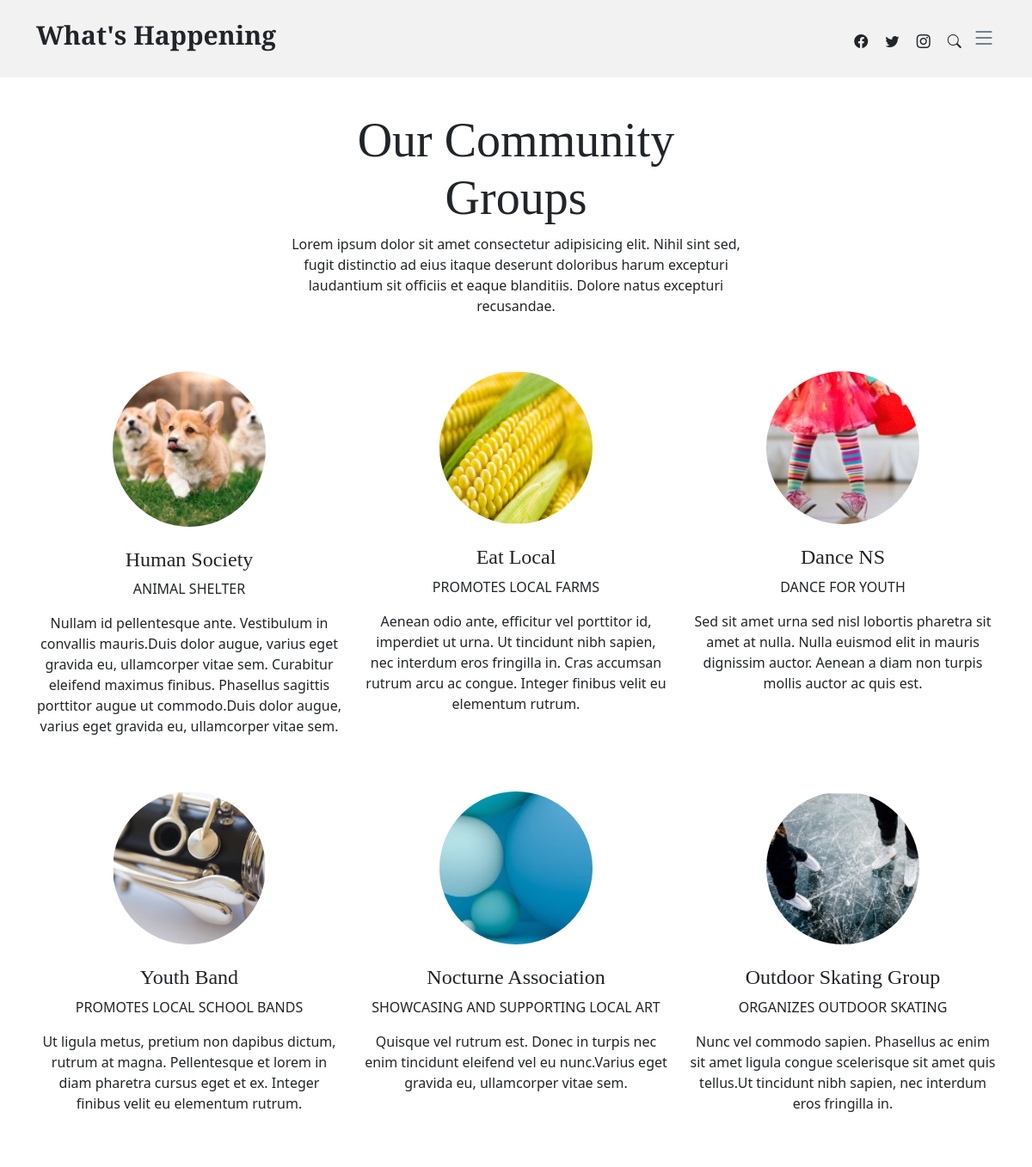
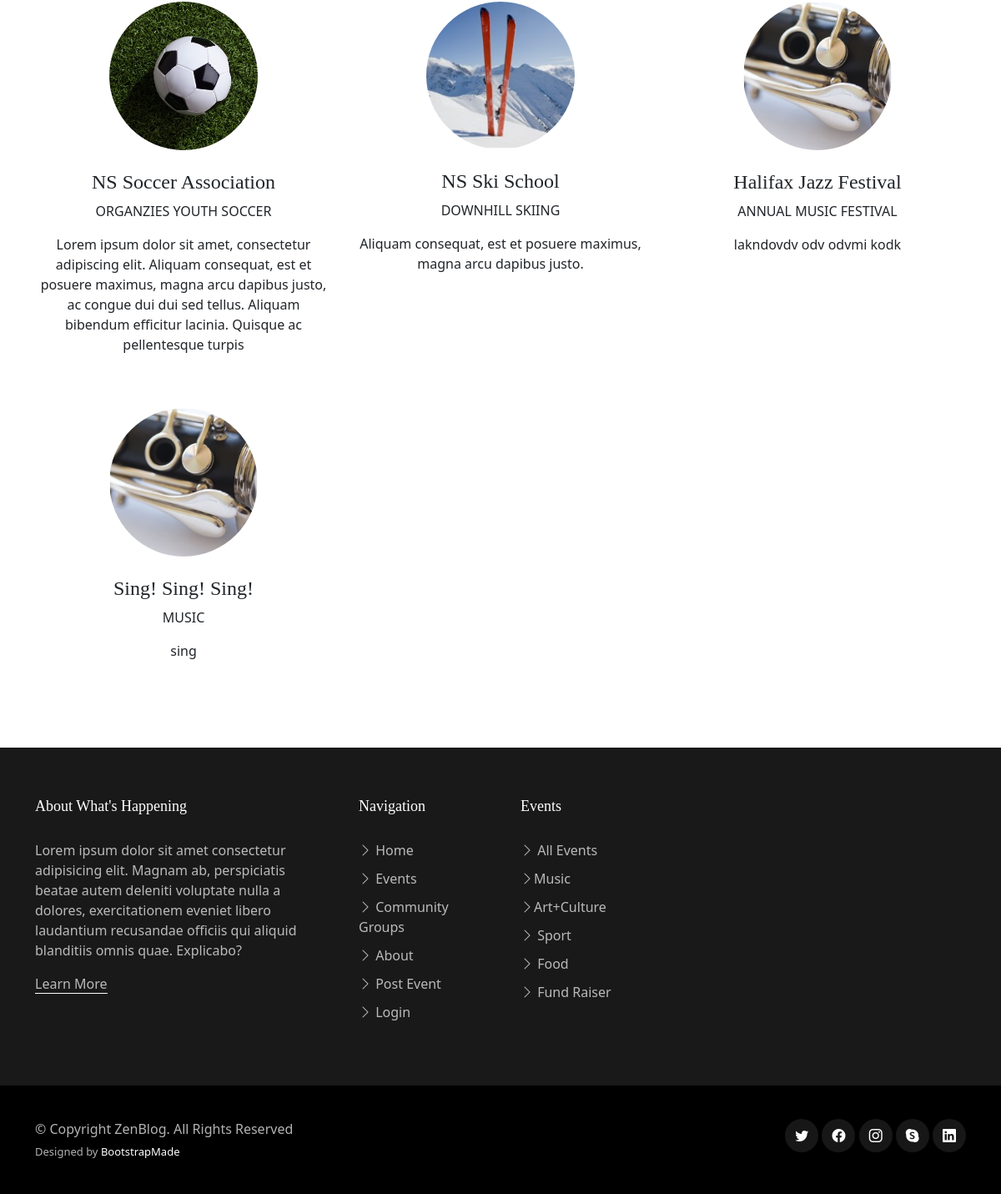
The page /Bootstrap/groups.php on the database its author committed (2 pictures, top to bottom).
### tables this page shows
CREATE TABLE `groups` (
  `GroupID` int(11) NOT NULL,
  `GroupName` varchar(100) NOT NULL,
  `GroupImage` varchar(50) NOT NULL,
  `GroupType` varchar(100) NOT NULL,
  `GroupDesc` text NOT NULL,
  `contactName` varchar(255) NOT NULL,
  `ContactEmail` varchar(255) NOT NULL
);

### Bootstrap/groups.php (the view, shortened to what this page needs)
<!DOCTYPE html>
<html lang="en">
<head>
  <link href="assets/vendor/bootstrap/css/bootstrap.min.css" rel="stylesheet">
  <link href="assets/vendor/bootstrap-icons/bootstrap-icons.css" rel="stylesheet">
  <link href="assets/vendor/swiper/swiper-bundle.min.css" rel="stylesheet">
  <link href="assets/vendor/glightbox/css/glightbox.min.css" rel="stylesheet">
  <link href="assets/vendor/aos/aos.css" rel="stylesheet">
  <link href="assets/css/variables.css" rel="stylesheet">
  <link href="assets/css/main.css" rel="stylesheet">
</head>
<body>
  <header id="header" class="header d-flex align-items-center fixed-top">
    <div class="container-fluid container-xl d-flex align-items-center justify-content-between">
      <a href="index.html" class="logo d-flex align-items-center">
        <h1>What's Happening</h1>
      </a>
      <div class="position-relative">
        <a href="#" class="mx-2"><span class="bi-facebook"></span></a>
        <a href="#" class="mx-2"><span class="bi-twitter"></span></a>
        <a href="#" class="mx-2"><span class="bi-instagram"></span></a>
        <a href="#" class="mx-2 js-search-open"><span class="bi-search"></span></a>
        <i class="bi bi-list mobile-nav-toggle"></i>
      </div>
    </div>
  </header>
  <main id="main">
    <section>
        <div class="container" data-aos="fade-up">
            <div class="row">
            <div class="col-12 text-center mb-5">
                <div class="row justify-content-center">
                <div class="col-lg-6">
                    <h2 class="display-4">Our Community Groups</h2>
                    <p>Lorem ipsum dolor sit amet consectetur adipisicing elit. Nihil sint sed, fugit distinctio ad eius itaque deserunt doloribus harum excepturi laudantium sit officiis et eaque blanditiis. Dolore natus excepturi recusandae.</p>
                </div>
                </div>
            </div>
            <?php
                  include 'serverlogin.php';
                  $conn = new mysqli($db_hostname, $db_username, $db_password, $db_database);
                  $query = "SELECT * FROM groups";
                  $result = mysqli_query($conn, $query);
                  while ($row = $result->fetch_assoc()) {
                    $groupName = $row["GroupName"];
                    $groupImage = $row["GroupImage"];
                    $groupType = $row["GroupType"];
                    $groupDesc = $row["GroupDesc"];
                     echo '<div class="col-lg-4 text-center mb-5">';
                     echo '<img src="' . $groupImage . '" alt="" class="img-fluid rounded-circle w-50 mb-4">';
                     echo '<h4>' . $groupName . '</h4>';
                     echo '<span class="d-block mb-3 text-uppercase">' . $groupType . '</span>';
                     echo '<p>' . $groupDesc . '</p>';
                     echo '</div>';
                    }
                ?>
            </div>
        </div>
      </section>
  </main>
<footer id="footer" class="footer">
<div class="footer-content">
  <div class="container">
    <div class="row g-5">
    <div class="col-lg-4">
            <h3 class="footer-heading">About What's Happening</h3>
            <p>Lorem ipsum dolor sit amet consectetur adipisicing elit. Magnam ab, perspiciatis beatae autem deleniti voluptate nulla a dolores, exercitationem eveniet libero laudantium recusandae officiis qui aliquid blanditiis omnis quae. Explicabo?</p>
            <p><a href="about.php" class="footer-link-more">Learn More</a></p>
          </div>
          <div class="col-6 col-lg-2">
            <h3 class="footer-heading">Navigation</h3>
            <ul class="footer-links list-unstyled">
              <li><a href="index.php"><i class="bi bi-chevron-right"></i> Home</a></li>
              <li><a href="events.php"><i class="bi bi-chevron-right"></i> Events</a></li>
              <li><a href="groups.php"><i class="bi bi-chevron-right"></i> Community Groups</a></li>
              <li><a href="about.php"><i class="bi bi-chevron-right"></i> About </a></li>
              <li><a href="post.php"><i class="bi bi-chevron-right"></i> Post Event </a></li>
              <li><a href="login.php"><i class="bi bi-chevron-right"></i> Login</a></li>
            </ul>
          </div>
      <div class="col-6 col-lg-2">
        <h3 class="footer-heading">Events</h3>
        <ul class="footer-links list-unstyled">
          <li><a href="events.php"><i class="bi bi-chevron-right"></i> All Events</a></li>
          <?php
                  echo  '<li><a href="single-post.php?eventName=events&eventtype=Music"><i class="bi bi-chevron-right"></i>Music</a></li>';
                  echo  '<li><a href="single-post.php?eventName=events&eventtype=Art%2bCulture"><i class="bi bi-chevron-right"></i>Art+Culture</a></li>';
                  echo  '<li><a href="single-post.php?eventName=events&eventtype=Sport"><i class="bi bi-chevron-right"></i> Sport</a></li>';
                  echo  '<li><a href="single-post.php?eventName=events&eventtype=Food"><i class="bi bi-chevron-right"></i> Food</a></li>';
                  echo  '<li><a href="single-post.php?eventName=events&eventtype=Fund Raiser"><i class="bi bi-chevron-right"></i> Fund Raiser</a></li>';
          ?>
        </ul>
      </div>
    </div>
  </div>
</div>
<div class="footer-legal">
  <div class="container">
    <div class="row justify-content-between">
      <div class="col-md-6 text-center text-md-start mb-3 mb-md-0">
        <div class="copyright">
          © Copyright <strong><span>ZenBlog</span></strong>. All Rights Reserved
        </div>
        <div class="credits">
          Designed by <a href="https://bootstrapmade.com/">BootstrapMade</a>
        </div>
      </div>
      <div class="col-md-6">
        <div class="social-links mb-3 mb-lg-0 text-center text-md-end">
          <a href="#" class="twitter"><i class="bi bi-twitter"></i></a>
          <a href="#" class="facebook"><i class="bi bi-facebook"></i></a>
          <a href="#" class="instagram"><i class="bi bi-instagram"></i></a>
          <a href="#" class="google-plus"><i class="bi bi-skype"></i></a>
          <a href="#" class="linkedin"><i class="bi bi-linkedin"></i></a>
        </div>
      </div>
    </div>
  </div>
</div>
</footer>
</body>
</html>

### rows shown on the page
groups: GroupImage (picture), GroupName "Human Society", GroupType "ANIMAL SHELTER", GroupDesc "Nullam id pellentesque ante. Vestibulum in convallis mauris.Duis dolor augue, varius eget gravida eu, ullamcorper vitae sem. Curabitur eleifend maximus finibus. Phasellus sagittis porttitor augue ut commodo.Duis dolor augue, varius eget gravida eu, ullamcorper vitae sem."
groups: GroupImage (picture), GroupName "Eat Local", GroupType "PROMOTES LOCAL FARMS", GroupDesc "Aenean odio ante, efficitur vel porttitor id, imperdiet ut urna. Ut tincidunt nibh sapien, nec interdum eros fringilla in. Cras accumsan rutrum arcu ac congue. Integer finibus velit eu elementum rutrum."
groups: GroupImage (picture), GroupName "Dance NS", GroupType "DANCE FOR YOUTH", GroupDesc "Sed sit amet urna sed nisl lobortis pharetra sit amet at nulla. Nulla euismod elit in mauris dignissim auctor. Aenean a diam non turpis mollis auctor ac quis est."
groups: GroupImage (picture), GroupName "Youth Band", GroupType "PROMOTES LOCAL SCHOOL BANDS", GroupDesc "Ut ligula metus, pretium non dapibus dictum, rutrum at magna. Pellentesque et lorem in diam pharetra cursus eget et ex. Integer finibus velit eu elementum rutrum."
groups: GroupImage (picture), GroupName "Nocturne Association", GroupType "SHOWCASING AND SUPPORTING LOCAL ART", GroupDesc "Quisque vel rutrum est. Donec in turpis nec enim tincidunt eleifend vel eu nunc.Varius eget gravida eu, ullamcorper vitae sem."
groups: GroupImage (picture), GroupName "Outdoor Skating Group", GroupType "ORGANIZES OUTDOOR SKATING", GroupDesc "Nunc vel commodo sapien. Phasellus ac enim sit amet ligula congue scelerisque sit amet quis tellus.Ut tincidunt nibh sapien, nec interdum eros fringilla in."
groups: GroupImage (picture), GroupName "NS Soccer Association", GroupType "ORGANZIES YOUTH SOCCER", GroupDesc "Lorem ipsum dolor sit amet, consectetur adipiscing elit. Aliquam consequat, est et posuere maximus, magna arcu dapibus justo, ac congue dui dui sed tellus. Aliquam bibendum efficitur lacinia. Quisque ac pellentesque turpis"
groups: GroupImage (picture), GroupName "NS Ski School", GroupType "DOWNHILL SKIING", GroupDesc "Aliquam consequat, est et posuere maximus, magna arcu dapibus justo."
groups: GroupImage (picture), GroupName "Halifax Jazz Festival", GroupType "ANNUAL MUSIC FESTIVAL", GroupDesc "lakndovdv odv odvmi kodk"
groups: GroupImage (picture), GroupName "Sing! Sing! Sing!", GroupType "MUSIC", GroupDesc "sing"
